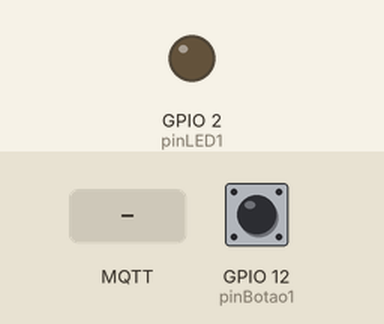
A sketch run on a simulated ESP8266 (NodeMCU). Parts: output pins drawn as LEDs (lit = HIGH). The inputs (shaded band) are chosen by the test bench; at power-on: GPIO 12 (pinBotao1) HIGH. WiFi joins after 1.5 s; servers stay silent unless stated; no MQTT or app messages arrive unless stated; what the sketch prints to the serial monitor is not drawn.

Above: at 2.7 s.
2.8 s: MQTT message "1" arrives on the first subscribed topic
At 3.8 s:
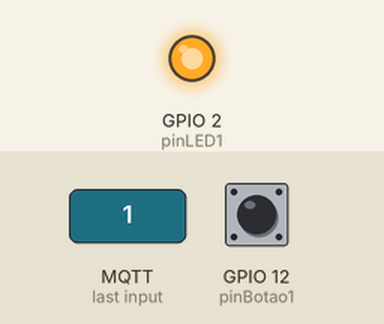
5.9 s: MQTT message "0" arrives on the first subscribed topic
At 6.2 s:
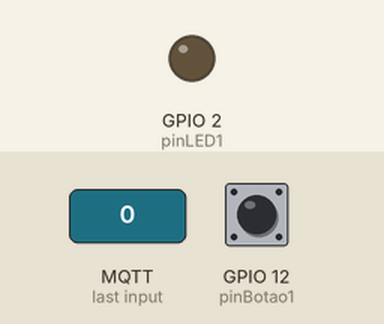
Timing chart, 0 to 8.9 s (numbered marks = the images above; inputs shaded):
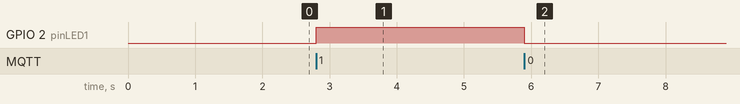

The sketch:

ESP8266_CodUnico1.ino
```cpp
#include <ESP8266WiFi.h>
#include <PubSubClient.h>

#define pinLED1 2  //GP2 ESP-01
#define pinBotao1 12  //D6

//WiFi
const char* SSID = "ANTONIO";                // SSID / nome da rede WiFi que deseja se conectar
const char* PASSWORD = "antoniosilvawll";   // Senha da rede WiFi que deseja se conectar
WiFiClient wifiClient;

//MQTT Server
const char* BROKER_MQTT = "192.168.0.122"; //URL do broker MQTT que se deseja utilizar
int BROKER_PORT = 1883;                      // Porta do Broker MQTT

#define ID_MQTT  "BCI01"             //Informe um ID unico e seu. Caso sejam usados IDs repetidos a ultima conexão irá sobrepor a anterior.
#define TOPIC_SUBSCRIBE "BCIBotao1"   //Informe um Tópico único. Caso sejam usados tópicos em duplicidade, o último irá eliminar o anterior.
#define TOPIC_PUBLISH "BCIBotao1"    //Informe um Tópico único. Caso sejam usados tópicos em duplicidade, o último irá eliminar o anterior.
PubSubClient MQTT(wifiClient);        // Instancia o Cliente MQTT passando o objeto espClient

//Declaração das Funções
void mantemConexoes();  //Garante que as conexoes com WiFi e MQTT Broker se mantenham ativas
void conectaWiFi();     //Faz conexão com WiFi
void conectaMQTT();     //Faz conexão com Broker MQTT
void recebePacote(char* topic, byte* payload, unsigned int length);
void enviaPacote();     //

void setup() {
  pinMode(2, OUTPUT);
  pinMode(pinBotao1, INPUT_PULLUP);

  Serial.begin(115200);

  conectaWiFi();
  MQTT.setServer(BROKER_MQTT, BROKER_PORT);
  MQTT.setCallback(recebePacote);
}

void loop() {
  mantemConexoes();
  enviaValores();
  MQTT.loop();
}

void mantemConexoes() {
    if (!MQTT.connected()) {
       conectaMQTT();
    }

    conectaWiFi(); //se não há conexão com o WiFI, a conexão é refeita
}

void conectaWiFi() {

  if (WiFi.status() == WL_CONNECTED) {
     return;
  }

  Serial.print("Conectando-se na rede: ");
  Serial.print(SSID);
  Serial.println("  Aguarde!");

  WiFi.begin(SSID, PASSWORD); // Conecta na rede WI-FI
  while (WiFi.status() != WL_CONNECTED) {
      delay(100);
      Serial.print(".");
  }

  Serial.println();
  Serial.print("Conectado com sucesso, na rede: ");
  Serial.print(SSID);
  Serial.print("  IP obtido: ");
  Serial.println(WiFi.localIP());
}

void conectaMQTT() {
    while (!MQTT.connected()) {
        Serial.print("Conectando ao Broker MQTT: ");
        Serial.println(BROKER_MQTT);
        if (MQTT.connect(ID_MQTT)) {
            Serial.println("Conectado ao Broker com sucesso!");
            MQTT.subscribe(TOPIC_SUBSCRIBE);
        }
        else {
            Serial.println("Noo foi possivel se conectar ao broker.");
            Serial.println("Nova tentatica de conexao em 10s");
            delay(10000);
        }
    }
}

void recebePacote(char* topic, byte* payload, unsigned int length)
{
    String msg;

    //obtem a string do payload recebido
    for(int i = 0; i < length; i++)
    {
       char c = (char)payload[i];
       msg += c;
    }

    if (msg == "0") {
       digitalWrite(2, LOW);
    }

    if (msg == "1") {
       digitalWrite(2, HIGH);
       Serial.println("Pacote recebido");
    }
}
void enviaValores() {
static bool estadoBotao1 = LOW;
static bool estadoBotao1Ant = LOW;
static unsigned long debounceBotao1;

  estadoBotao1 = digitalRead(pinBotao1);
  if (  (millis() - debounceBotao1) > 30 ) {  //Elimina efeito Bouncing
     if (!estadoBotao1 && estadoBotao1Ant) {

        //Botao Apertado
        MQTT.publish(TOPIC_PUBLISH, "1");
        Serial.println("Botao1 APERTADO. Payload enviado.");

        debounceBotao1 = millis();
     } else if (estadoBotao1 && !estadoBotao1Ant) {

        //Botao Solto
        MQTT.publish(TOPIC_PUBLISH, "0");
        Serial.println("Botao1 SOLTO. Payload enviado.");

        debounceBotao1 = millis();
     }

  }
  estadoBotao1Ant = estadoBotao1;
}
```

Measured:
- after the input at 2.8 s, GPIO 2 (pinLED1): LOW → HIGH at once
- after the input at 5.9 s, GPIO 2 (pinLED1): HIGH → LOW at once
